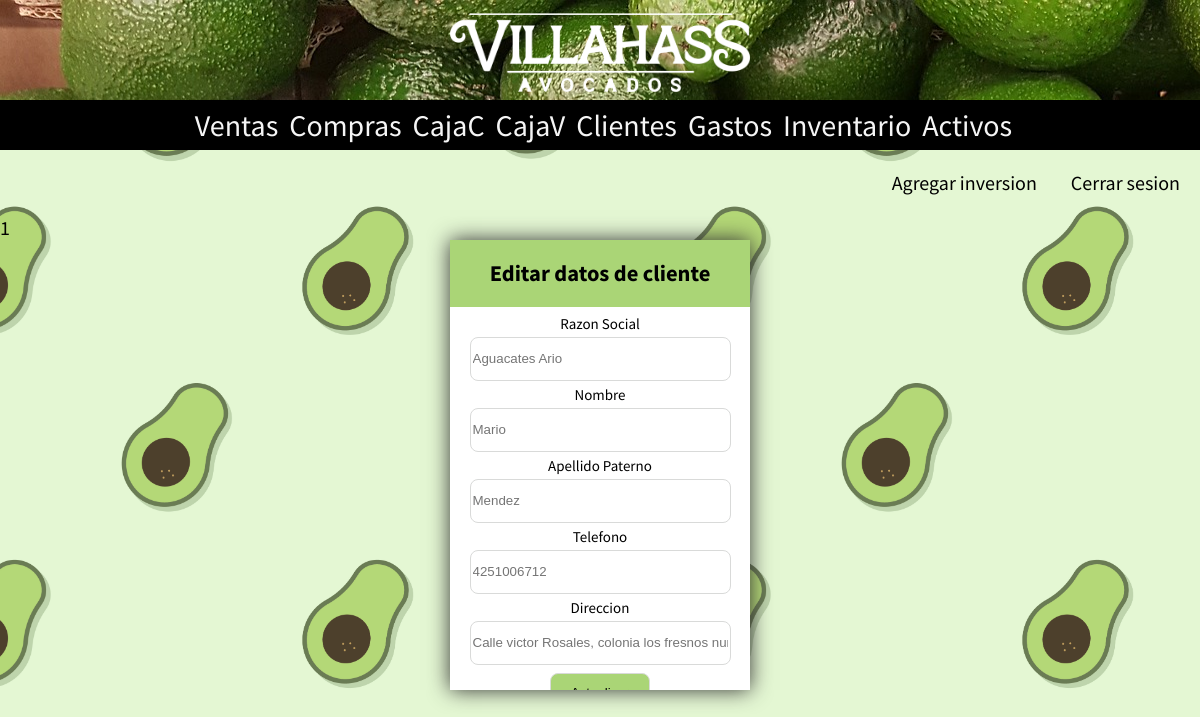
Page /editar_cliente.php?id=1 (signed in) on the committed database.
### tables this page shows
CREATE TABLE `cliente` (
  `id_cliente` int(11) NOT NULL,
  `Nombre` varchar(25) DEFAULT NULL,
  `ApetPa` varchar(25) DEFAULT NULL,
  `ApetMa` varchar(25) DEFAULT NULL,
  `telefono` varchar(10) DEFAULT NULL,
  `razon_social` varchar(50) DEFAULT NULL,
  `direccion` varchar(70) DEFAULT NULL
);

### editar_cliente.php (the view, shortened to what this page needs)
<?php
include("includes/header.php");
$id = $_GET["id"];
echo $id;
$cliente = "SELECT * FROM cliente WHERE id_cliente = '$id'";
?>
<div class="container_form edita center">
        <div class="titulo-modal">
            <h2>Editar datos de cliente</h2>
        </div>
        <form action="edit_cliente_insert.php" method="post" class="edita_form">
            <?php
            $resultado = mysqli_query($conn, $cliente);
            while($row = mysqli_fetch_assoc($resultado)) {
            $nombre = $row["Nombre"];
            $apetPat = $row["ApetPa"];
            $telefono = $row["telefono"];
            $razonSocial = $row["razon_social"];
            $direccion = $row["direccion"];
            }?>
            <label for="nombre">Razon Social</label>
            <input type="text" placeholder="<?php echo $razonSocial?>" name="razon_social">
            <label for="nombre">Nombre</label>
            <input type="text" placeholder="<?php echo $nombre?>" name="nombre">
            <label for="nombre">Apellido Paterno</label>
            <input type="text" placeholder="<?php echo $apetPat?>" name="apet_pat">
            <label for="nombre">Telefono</label>
            <input type="text" placeholder="<?php echo $telefono?>" name="telefono">
            <label for="nombre">Direccion</label>
            <input type="text" placeholder="<?php echo $direccion?>" name="direccion">
            <input type="submit" value="Actualizar">
        </form>
    </div>

### includes/cabecera.css (style rules this page uses)
body { margin: 0; padding: 0; background-color: #f5f1f1; font-family: "Source Sans Pro", sans-serif; font-size: 20px; background-image: url(../img/fondo2.jpg); background-size: contain; }
form input { width: 85%; height: 40px; margin: 4px 0; border-radius: 8px; border: 1px solid #d9dad9; }
input[type="submit"] { margin-bottom: 23px; background: #aad576; width: auto; padding: 0 20px; }
.container_form { width: 300px; height: auto; background-color: white; box-shadow: 0 0 20px #333; text-align: center; font-size: 15px; }
.titulo-modal { background: #aad576; padding-top: 1px; padding-bottom: 1px; margin-bottom: 7px; }
.center { margin-left: auto; margin-right: auto; }
.edita { height: 450px; overflow-y: scroll; margin-bottom: 30px; }

### rows in the picture
cliente: razon_social "Aguacates Ario", nombre "Mario", apet_pat "Mendez", telefono "4251006712", direccion "Calle victor Rosales, colonia los fresnos numero 25"

### other values in the picture
$id "1"
